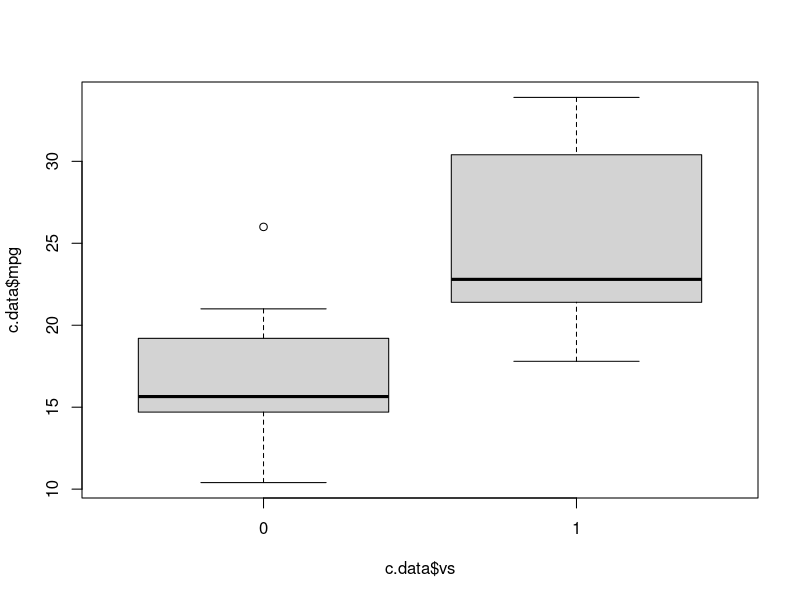
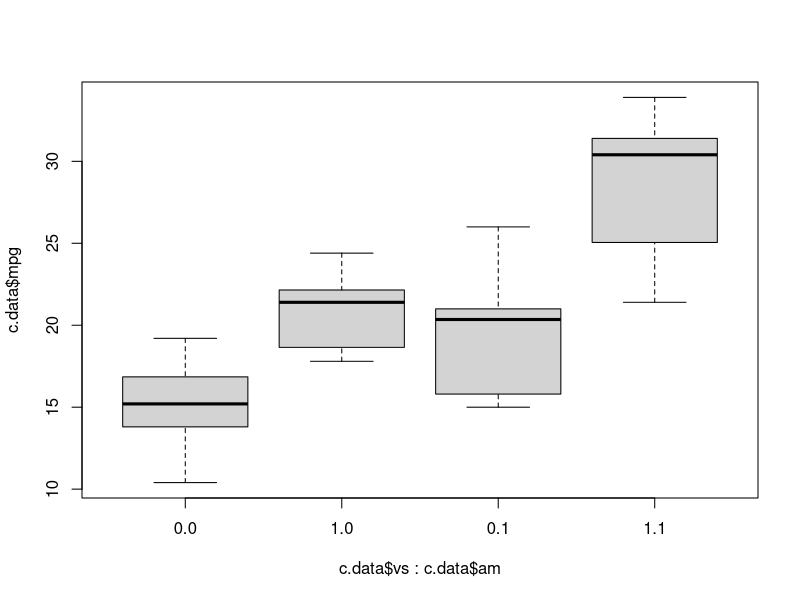
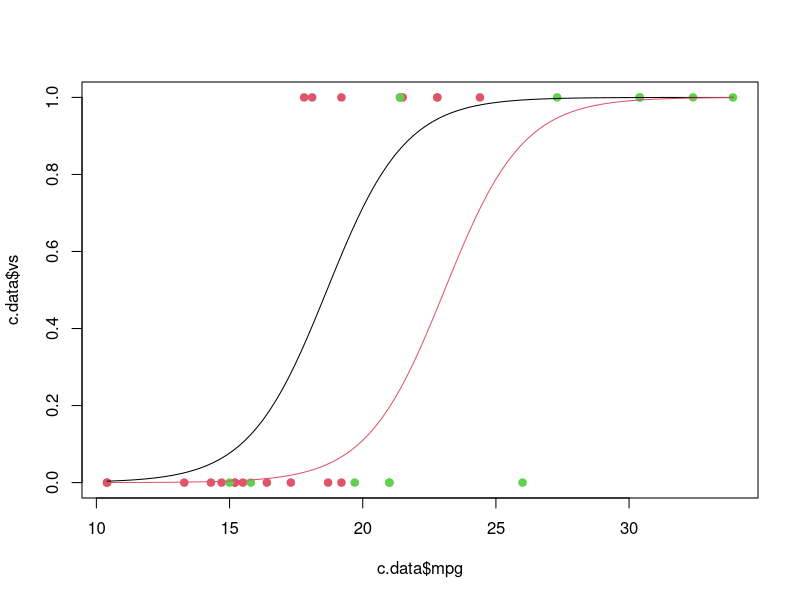

The R script that drew these images, in order: (Note: this script raises an error after producing the figures.)
# REGRESSIONE LOGISTICA
data("mtcars")
str(mtcars)
c.data <- mtcars[, c("mpg", "vs", "am")]    
c.data
dim(c.data)
is.factor(c.data$am)
class(c.data$am)
# gli diciamo che è un factor
c.data$am <- as.factor(c.data$am)
is.factor(c.data$am)
boxplot(c.data$mpg~c.data$vs) # relazione tra variabili
boxplot(c.data$mpg~c.data$vs*c.data$am) # costruisce i box per con la combinazione 

m.c <- glm(vs~mpg*am, data=c.data, family=binomial) # se non metto family lo setta a "gaussian" che rende il modello lineare semplice
summary(m.c) # Termini non significativi, proviamo a togliere l'interazione

m.c2 <- glm(vs~mpg+am, data=c.data, family=binomial)
summary(m.c2) # Interpretazione qualitativa: all'aumentare di mpg (coefficiente) aumenta la PROBABILITà che vs sia un motore in linea
# p-value di am1 alto ma comunque è basato su un'approssimazione 
# Facciamo un test sulla differenza delle devianze (analogo test f per regressione lineare)

# Residual deviance: confronto tra modello saturo e modello stimato
p <-1-pchisq(20.646, 29) # calcola il p-value
# concludiamo che non possiamo rifiutare l'ipotesi del modello più semplice, posso accettarlo

# Modello più semplice
m.c3 <- glm(vs~mpg, data=c.data, family=binomial)
summary(m.c3)

anova(m.c3, m.c2, test="Chisq") # senza test fa il test F
qchisq(0.95,1) # trova il quantile, gli do in pasto P e ritorna x, pchisq() gli do in pasto x e mi ritorna P

# Controlliamo il comando anova calcolando il p value
1-pchisq(4.887, 1)

# -> il modello m.c2 è quello che viene preferito
estimate<-coef(m.c2) #estraggo i coefficienti
estimate

se <- sqrt(diag(vcov(m.c2))) # estraggo gli standard error dei beta
se
# CI 90%
c(estimate[2]-qnorm(0.95)*se[2], estimate[2]+qnorm(0.95)*se[2]) # intervallo di confidenza basato sull'approssimazione normale
confint(m.c2, level=0.9)

ev <- predict(m.c2)
ev # valori sulla scala logit

# Mi interessa vedere che probabilità mi attribuisce che le macchine abbiano vs =1
ep <- predict(m.c2, type="response")
ep

exp(ev)/(1+exp(ev)) # uguale a ep
plot(c.data$mpg, c.data$vs, pch= 19, col=1+as.numeric(c.data$am))
curve(predict(m.c2, newdata=data.frame(mpg=x, am="0"), type="response"), add=T)
curve(predict(m.c2, newdata=data.frame(mpg=x, am="1"), type="response"), add=T, col=2)

preds <- rep(0, nrow(c.data))
preds[ep>0.5] <- 1
preds
addmargins(table(preds, vs=c.data$vs))
7/32 # traning error


n <- nrow(c.data)
set.seed(222)
sel <- sample(n, 0.6*n, replace=F) # queste osservazioni le usiamo come training set 
sel

tr.s <- c.data[sel,]
te.s <- c.data[-sel,]
m.ct <- glm(vs~mpg+am, data=tr.s, family=binomial)
summary(m.ct)

prob.test <- predict(m.ct, newdara=te.s, type="response")
preds.test <- rep(0, length(prob.test))
preds.test[probs.test>0.5] <- 1
addmargins(table(preds.test, vs=te.s$vs)) # Boh, errore

library(MASS)
m.cl <- lda(vs~mpg+am, data=tr.s)
m.cl

plot(m.cl)
preds.lda <- predict(m.cl, te.s)
p.lda<-rep(0, nrow(te.s))
preds.lda
p.lda[preds.lda$posterior[,2]>0.5]<- 1 #SBAGLIATO
p.lda


p.lda2<-rep(0, nrow(te.s))
p.lda2[preds.lda$posterior[,2]>0.2]<- 1 #SBAGLIATO
p.lda


library(pROC)
v.roc <- roc(te.s$vs, preds.lda$posterior[,2])
#.......
